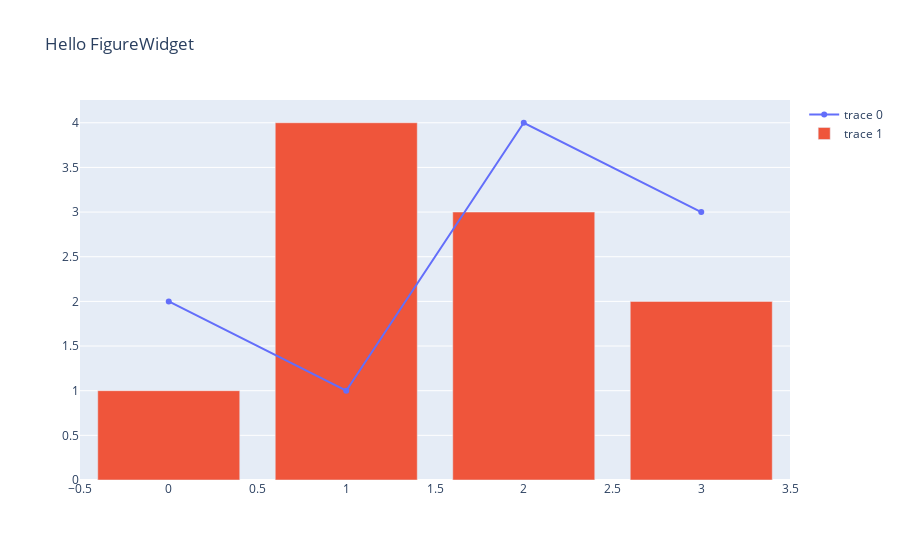

This figure's notebook cell:
### Code cell
import plotly.graph_objects as go
import ipywidgets as widgets 

f = go.FigureWidget()
f.add_scatter(y=[2, 1, 4, 3]);
f.add_bar(y=[1, 4, 3, 2]);
f.layout.title = 'Hello FigureWidget'
f.show()
f.write_html("Sur.html")

### Figure 1 — Plotly figure (JSON) as saved in the notebook; plotly's stock layout.template omitted (floating-point values rounded to 4 significant figures)
{"data": [{"type": "scatter", "uid": "47a777e8-cde3-4473-8cda-cdb7c4c355c9", "y": [2, 1, 4, 3]}, {"type": "bar", "uid": "778c6afb-21d1-4830-b88c-65cf014d47e7", "y": [1, 4, 3, 2]}], "layout": {"autosize": true, "title": {"text": "Hello FigureWidget"}, "xaxis": {"autorange": true, "range": [-0.5, 3.5]}, "yaxis": {"autorange": true, "range": [0, 4.273], "type": "linear"}}}
